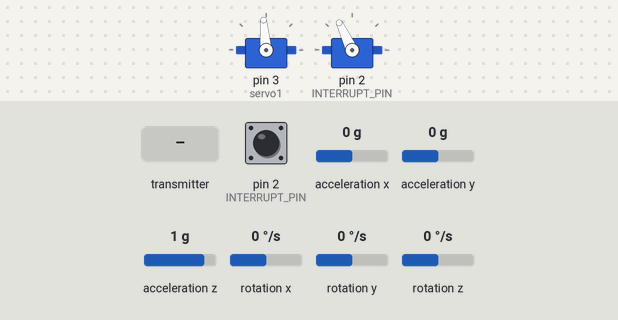
The sketch below on a simulated Arduino Uno, built with avr-gcc and run on an emulated ATmega328P. Shown: 2 × servo. The test bench sets the inputs (shaded band); at power-on: acceleration x 0 g, acceleration z 1 g, pin 2 (INTERRUPT_PIN) LOW, acceleration y 0 g, rotation x 0 °/s, rotation y 0 °/s, rotation z 0 °/s. The sensor or clock chip raises its interrupt line as the real part does; no radio packets arrive unless stated; what the sketch prints to the serial monitor is not drawn.

Above: at 1.7 s.
1.8 s: the transmitter starts sending isLocked = 1
At 2.03 s:
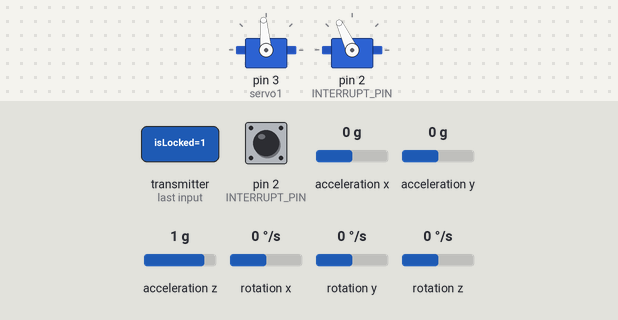
4.8 s: acceleration x set to -1.4 g
7.8 s: the transmitter starts sending angleX = 45
At 7.8 s:
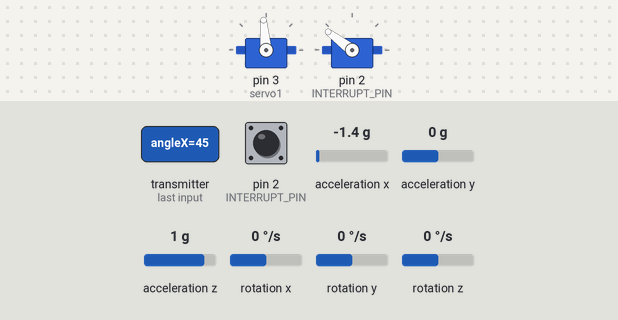
10.8 s: the transmitter starts sending angleY = 45
13.8 s: acceleration z set to -1.4 g
Timing chart, 0 to 17.8 s (numbered marks = the images above; inputs shaded):
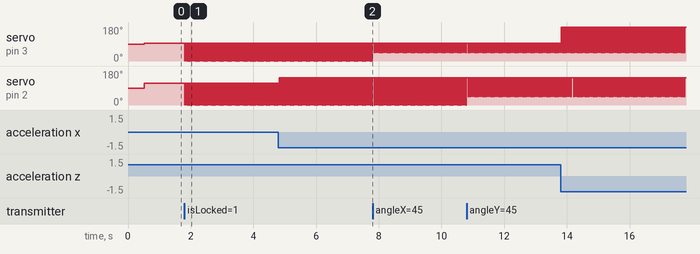

Measured:
- after the input at 1.8 s, servo on pin 3 (servo1): alternates 95° for 0.04 s and 0° for 0.01 s, starting at once; servo on pin 2 (INTERRUPT_PIN): alternates 115° for 0.04 s and 0° for 0.01 s, starting at once

The sketch:

Base_Gimbal_2.ino
```cpp
#include "I2Cdev.h"
#include "MPU6050_6Axis_MotionApps20.h"
#include <Kalman.h> // Kalman Filter Library
#include <Wire.h>
#include <Servo.h>
#include <SPI.h>
#include <nRF24L01.h>
#include <RF24.h>

MPU6050 mpu;
Kalman kalmanX; // Kalman instances for angle estimation
Kalman kalmanY;

RF24 radio(9, 10); // CE, CSN
const byte address[6] = "00001";

struct AnglePackage {
  float angleX;
  float angleY;
  uint32_t timestamp; // Timestamp in milliseconds
  bool isLocked;
};

AnglePackage angles;

#define INTERRUPT_PIN 2
bool dmpReady = false;
uint8_t mpuIntStatus;
uint16_t packetSize;
uint8_t fifoBuffer[64];

Quaternion q;
VectorFloat gravity;
float ypr[3];

double accX, accY, accZ;
double gyroX, gyroY, gyroZ;
double kalAngleX, kalAngleY;
uint32_t timer;
unsigned long lastWirelessTime = 0;
unsigned long wirelessTimeout = 1000; // 1 second timeout

volatile bool mpuInterrupt = false;
void dmpDataReady() {
  mpuInterrupt = true;
}

Servo servo1; // X
Servo servo2; // Y

// State machine states
enum State { USING_IMU, USING_WIRELESS };
State currentState = USING_IMU;

void setup() {
  servo1.attach(3);
  servo2.attach(2);
  Serial.begin(115200);
  Wire.begin();
  mpu.initialize();
  pinMode(INTERRUPT_PIN, INPUT);
  radio.begin();
  radio.openReadingPipe(0, address);
  radio.setPALevel(RF24_PA_MIN);
  radio.startListening();

  if (!mpu.testConnection()) {
    Serial.println(F("MPU6050 connection failed"));
    while (1);
  }

  uint8_t devStatus = mpu.dmpInitialize(); // Declare devStatus as uint8_t
  if (devStatus == 0) {
    mpu.setXGyroOffset(-223);
    mpu.setYGyroOffset(17);
    mpu.setZGyroOffset(50);
    mpu.setXAccelOffset(2569);
    mpu.setYAccelOffset(-2470);
    mpu.setZAccelOffset(1063);
    mpu.CalibrateAccel(6);
    mpu.CalibrateGyro(6);
    mpu.setDMPEnabled(true);
    attachInterrupt(digitalPinToInterrupt(INTERRUPT_PIN), dmpDataReady, RISING);
    mpuIntStatus = mpu.getIntStatus();
    dmpReady = true;
    packetSize = mpu.dmpGetFIFOPacketSize();
  } else {
    Serial.print(F("DMP Initialization failed (code "));
    Serial.print(devStatus);
    Serial.println(F(")"));
  }

  // Initialize Kalman filter angles
  while (!readRawData());
  timer = micros();
  kalmanX.setAngle(atan2(accY, accZ) * RAD_TO_DEG);
  kalmanY.setAngle(atan(-accX / sqrt(accY * accY + accZ * accZ)) * RAD_TO_DEG);
}

void loop() {
  if (!dmpReady) return;

  if (radio.available()) {
    radio.read(&angles, sizeof(angles));
    lastWirelessTime = millis();

    if (angles.isLocked) {
      lockServos();
      return; // Skip other updates if lock command received
    }

    currentState = USING_WIRELESS;
  }

  if (millis() - lastWirelessTime > wirelessTimeout) {
    currentState = USING_IMU;
  }

  if (currentState == USING_WIRELESS) {
    Serial.println("Wireless control");
    rtgc();

  } else {
    Serial.println("Regualar Gimbal");
    baseGimbal();

  }
}

void rtgc() {
  uint32_t sendTimestamp = millis(); // Record the timestamp when servo commands are sent

  servo1.write(angles.angleX); // X
  servo2.write(angles.angleY); // Y

}

void baseGimbal() {
  if (mpu.dmpGetCurrentFIFOPacket(fifoBuffer)) {
    mpu.dmpGetQuaternion(&q, fifoBuffer);
    mpu.dmpGetGravity(&gravity, &q);
    mpu.dmpGetYawPitchRoll(ypr, &q, &gravity);

    float angle1 = (95 - ypr[2] * 180 / M_PI);
    float angle2 = (115 - ypr[1] * 180 / M_PI);

    if (angle1 < 20) angle1 = 20;
    if (angle2 < 5) angle2 = 5;
    if (angle2 > 143) angle2 = 143;

    servo1.write(angle1); // X
    servo2.write(angle2); // Y
  }
}

void lockServos() {
  servo1.write(angles.angleX); // Lock X
  servo2.write(angles.angleY); // Lock Y
  //Serial.println("Servos locked to specified angles.");
}

bool readRawData() {
  int16_t rawAccX, rawAccY, rawAccZ;
  int16_t rawGyroX, rawGyroY, rawGyroZ;
  mpu.getMotion6(&rawAccX, &rawAccY, &rawAccZ, &rawGyroX, &rawGyroY, &rawGyroZ);

  accX = rawAccX / 16384.0;
  accY = rawAccY / 16384.0;
  accZ = rawAccZ / 16384.0;
  gyroX = rawGyroX / 131.0;
  gyroY = rawGyroY / 131.0;
  gyroZ = rawGyroZ / 131.0;

  return true;
}
```
